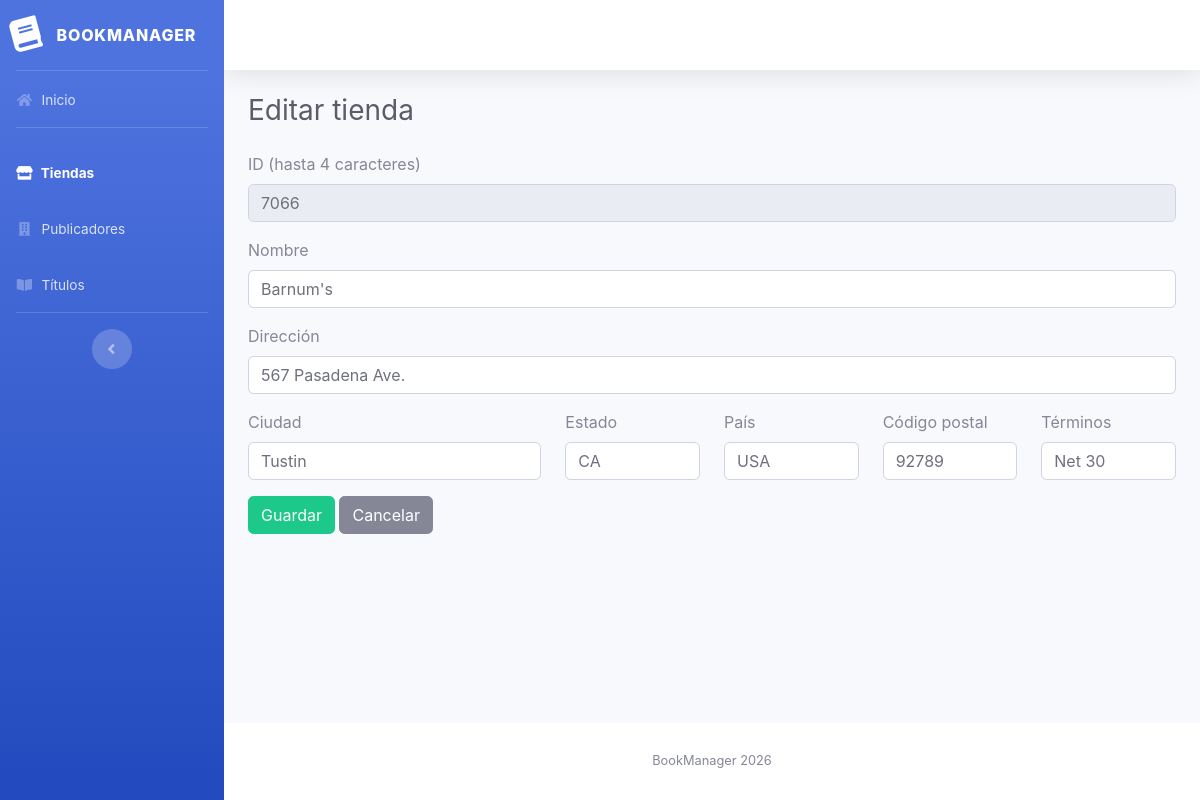
The app's page /views/tiendas/editar.php?id=7066 with its own data.
### tables this page shows
CREATE TABLE `tiendas` (
  `id_tienda` varchar(4) NOT NULL,
  `nombre_tienda` varchar(40) NOT NULL,
  `direcc_tienda` varchar(40) NOT NULL,
  `ciudad` varchar(15) NOT NULL,
  `estado` varchar(2) NOT NULL,
  `pais` varchar(3) NOT NULL,
  `cod_postal` varchar(5) NOT NULL,
  `terminos` varchar(6) NOT NULL,
  PRIMARY KEY  (`id_tienda`)
);

### views/tiendas/editar.php (called while the page is built, shortened)
<?php
require __DIR__ . '/_init.php';
$modo = 'editar';
$id = trim((string) ($_GET['id'] ?? $_POST['id_tienda'] ?? ''));
$actual = $tienda->getById($id);
$datos = $actual;
require __DIR__ . '/_form.php';

### config/database.php (called while the page is built)
<?php
class Database
{
    private PDO $conexion;
    public function __construct()
    {
        $archivo = __DIR__ . '/config.local.php';
        $config = file_exists($archivo) ? require $archivo : [];
        $host = $config['host'] ?? (getenv('DB_HOST') ?: 'localhost');
        $dbname = $config['dbname'] ?? (getenv('DB_NAME') ?: 'dblibreria');
        $user = $config['user'] ?? (getenv('DB_USER') ?: 'root');
        $pass = $config['pass'] ?? (getenv('DB_PASS') ?: '');
        $charset = $config['charset'] ?? 'utf8mb4';
        $dsn = "mysql:host=$host;dbname=$dbname;charset=$charset";
        try {
            $this->conexion = new PDO($dsn, $user, $pass, [
                PDO::ATTR_ERRMODE => PDO::ERRMODE_EXCEPTION,
                PDO::ATTR_DEFAULT_FETCH_MODE => PDO::FETCH_ASSOC,
                PDO::ATTR_EMULATE_PREPARES => false,
            ]);
        } catch (PDOException $e) {
            throw new RuntimeException('No se pudo conectar a la base de datos.');
        }
    }
    public function getConexion(): PDO
    {
        return $this->conexion;
    }
}

### models/Tienda.php (called while the page is built, shortened)
<?php
class Tienda implements CrudInterface
{
    public function getById(string $id): ?array
    {
        $stmt = $this->db->prepare('SELECT * FROM tiendas WHERE id_tienda = :id');
        $stmt->execute([':id' => $id]);
        return $stmt->fetch() ?: null;
    }
}

### views/tiendas/_form.php (the view, shortened to what this page needs)
<form method="post" novalidate>
    <div class="form-group mb-3">
        <label for="id_tienda">ID (hasta 4 caracteres)</label>
        <input type="text" class="form-control" id="id_tienda" name="id_tienda" maxlength="4"
               value="<?= h($datos['id_tienda']) ?>" <?= $modo === 'editar' ? 'readonly' : 'required' ?>>
    </div>
    <div class="form-group mb-3">
        <label for="nombre_tienda">Nombre</label>
        <input type="text" class="form-control" id="nombre_tienda" name="nombre_tienda" maxlength="40"
               value="<?= h($datos['nombre_tienda']) ?>" required>
    </div>
    <div class="form-group mb-3">
        <label for="direcc_tienda">Dirección</label>
        <input type="text" class="form-control" id="direcc_tienda" name="direcc_tienda" maxlength="40"
               value="<?= h($datos['direcc_tienda']) ?>" required>
    </div>
    <div class="row">
        <div class="col-md-4 mb-3">
            <label for="ciudad">Ciudad</label>
            <input type="text" class="form-control" id="ciudad" name="ciudad" maxlength="15"
                   value="<?= h($datos['ciudad']) ?>" required>
        </div>
        <div class="col-md-2 mb-3">
            <label for="estado">Estado</label>
            <input type="text" class="form-control" id="estado" name="estado" maxlength="2"
                   value="<?= h($datos['estado']) ?>" required>
        </div>
        <div class="col-md-2 mb-3">
            <label for="pais">País</label>
            <input type="text" class="form-control" id="pais" name="pais" maxlength="3"
                   value="<?= h($datos['pais']) ?>" required>
        </div>
        <div class="col-md-2 mb-3">
            <label for="cod_postal">Código postal</label>
            <input type="text" class="form-control" id="cod_postal" name="cod_postal" maxlength="5"
                   value="<?= h($datos['cod_postal']) ?>" required>
        </div>
        <div class="col-md-2 mb-3">
            <label for="terminos">Términos</label>
            <input type="text" class="form-control" id="terminos" name="terminos" maxlength="6"
                   value="<?= h($datos['terminos']) ?>" required>
        </div>
    </div>
    <button type="submit" class="btn btn-success">Guardar</button>
    <a href="listar.php" class="btn btn-secondary">Cancelar</a>
</form>

### records on screen
tiendas: id_tienda "7066", nombre_tienda "Barnum's", direcc_tienda "567 Pasadena Ave.", ciudad "Tustin", estado "CA", pais "USA", cod_postal "92789", terminos "Net 30"

### other values on screen
$titulo "Editar tienda"
